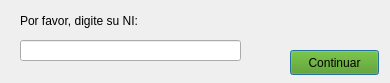
<?xml version="1.0" encoding="UTF-8"?>
<ui version="4.0">
 <class>filtro1_NI</class>
 <widget class="QDialog" name="filtro1_NI">
  <property name="geometry">
   <rect>
    <x>0</x>
    <y>0</y>
    <width>390</width>
    <height>83</height>
   </rect>
  </property>
  <property name="windowTitle">
   <string>Dialog</string>
  </property>
  <widget class="QLabel" name="label">
   <property name="geometry">
    <rect>
     <x>20</x>
     <y>10</y>
     <width>161</width>
     <height>21</height>
    </rect>
   </property>
   <property name="text">
    <string>Por favor, digite su NI:</string>
   </property>
  </widget>
  <widget class="QLineEdit" name="lineEdit_NI">
   <property name="geometry">
    <rect>
     <x>20</x>
     <y>40</y>
     <width>221</width>
     <height>21</height>
    </rect>
   </property>
   <property name="text">
    <string/>
   </property>
  </widget>
  <widget class="QPushButton" name="Continuar">
   <property name="geometry">
    <rect>
     <x>290</x>
     <y>50</y>
     <width>89</width>
     <height>25</height>
    </rect>
   </property>
   <property name="styleSheet">
    <string notr="true">background-color: rgb(78, 154, 6);</string>
   </property>
   <property name="text">
    <string>Continuar</string>
   </property>
  </widget>
 </widget>
 <resources/>
 <connections/>
</ui>
